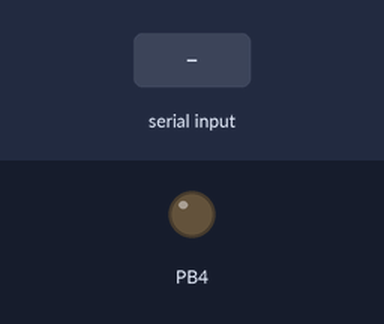
A program run on a simulated ATmega32, built with avr-gcc and emulated at 16 MHz. Parts: output pins drawn as LEDs (lit = HIGH). Inputs (shaded band) come from the test bench.

Above: at 1.2 s.
1.3 s: "1" received over Serial
At 2.1 s:
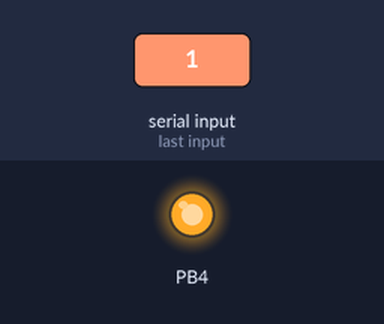
Timing chart, 0 to 4.3 s (numbered marks = the images above; inputs shaded):
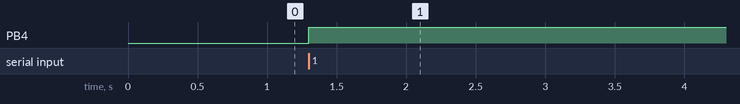

The program:

main.c
```c
/*
 * GccApplication1.c
 *
 * Created: 5/16/2021 1:50:04 PM
 * Author : ASAH2
 */

#include <avr/io.h>
#include "C:\Users\ASAH2\OneDrive\Desktop\AMIT Project\Asmaa Khaled + Toka Ashraf Project\GccApplication1\GccApplication1\APP\send to mcu\stmcu.h"
#include "C:\Users\ASAH2\OneDrive\Desktop\AMIT Project\Asmaa Khaled + Toka Ashraf Project\GccApplication1\GccApplication1\APP\read bluetooth\RB.h"


int main(void)
{

    while (1)
    {
		send_order();
    }
}
```

RB.c
```c
/*
 * SH.c
 *
 * Created: 5/16/2021 2:03:26 PM
 *  Author: ASAH2
 */
#include "RB.h"
/***************
*name :
       read bluetooth
*input :
       null
*output :
       data from bluetooth module
*description :
       function to read from bluetooth module
******************/

unsigned int  read_Bluetooth ()
{
	uint8_t  data;
	/*should read from UART*/
	UART_Init(9600);   /*enter baude rate*/
	data = UART_recieve_byte();

	/*DIO_INIT(DIO_DDRD,INPUT,0);
	DIO_Read_Bin(DIO_PIND,0,data);*/

	return data;

}
```

RB.h
```c
/*
 * SH.h
 *
 * Created: 5/16/2021 2:03:35 PM
 *  Author: ASAH2
 */


#ifndef SH_H_
#define SH_H_


#include "C:\Users\ASAH2\OneDrive\Desktop\AMIT Project\Asmaa Khaled + Toka Ashraf Project\GccApplication1\GccApplication1\MCAL\AVR_DIO_REG.h"
#include "C:\Users\ASAH2\OneDrive\Desktop\AMIT Project\Asmaa Khaled + Toka Ashraf Project\GccApplication1\GccApplication1\MCAL\DIO.h"
#include "C:\Users\ASAH2\OneDrive\Desktop\AMIT Project\Asmaa Khaled + Toka Ashraf Project\GccApplication1\GccApplication1\UTIL\util.h"
#include "C:\Users\ASAH2\OneDrive\Desktop\AMIT Project\Asmaa Khaled + Toka Ashraf Project\GccApplication1\GccApplication1\APP\send to mcu\stmcu.h"
#include "C:\Users\ASAH2\OneDrive\Desktop\AMIT Project\Asmaa Khaled + Toka Ashraf Project\GccApplication1\GccApplication1\MCAL\UART\uart.h"


unsigned int  read_Bluetooth ();

extern uint8_t data;

#endif /* SH_H_ */
```

stmcu.c
```c
/*
 * stmcu.c
 *
 * Created: 5/16/2021 3:33:34 PM
 *  Author: ASAH2
 */

#include "stmcu.h"


/***********
*name :
       send order
*input :
       null
*description:
       function to send data using spi
***********************/

void send_order()
{
	uint8_t order = read_Bluetooth ();
	spiMasterInit();
	spiTransmit(order);
}
```

stmcu.h
```c
/*
 * stmcu.h
 *
 * Created: 5/16/2021 3:33:46 PM
 *  Author: ASAH2
 */


#ifndef STMCU_H_
#define STMCU_H_

#include "C:\Users\ASAH2\OneDrive\Desktop\AMIT Project\Asmaa Khaled + Toka Ashraf Project\GccApplication1\GccApplication1\MCAL\AVR_DIO_REG.h"
#include "C:\Users\ASAH2\OneDrive\Desktop\AMIT Project\Asmaa Khaled + Toka Ashraf Project\GccApplication1\GccApplication1\MCAL\DIO.h"
#include "C:\Users\ASAH2\OneDrive\Desktop\AMIT Project\Asmaa Khaled + Toka Ashraf Project\GccApplication1\GccApplication1\UTIL\util.h"
#include "C:\Users\ASAH2\OneDrive\Desktop\AMIT Project\Asmaa Khaled + Toka Ashraf Project\GccApplication1\GccApplication1\APP\read bluetooth\RB.h"
#include "C:\Users\ASAH2\OneDrive\Desktop\AMIT Project\Asmaa Khaled + Toka Ashraf Project\GccApplication1\GccApplication1\MCAL\SPI\spi.h"


void send_order();


#endif /* STMCU_H_ */
```

util.h
```c
/*
 * util.h
 *
 * Created: 5/16/2021 2:16:42 PM
 *  Author: ASAH2
 */


#ifndef UTIL.H_H_
#define UTIL.H_H_


/*******HELPING MACROS:
******/

/*******SIT THE BIT
***********/
#define SET_BIT(BUF , NUM)  ((BUF) |= (1<<(NUM)))
/*******CLEAR IT
*********/
#define CLEAR_BIT(BUF , NUM) ((BUF) &=~ (1<<(NUM)))
/*********TOGGLE IT
********/
#define TOGG_BIT(BUF , NUM)  ((BUF) ^= (1<<(NUM)))


#endif /* UTIL.H_H_ */
```

AVR_DIO_REG.h
```c
/*
 * AVR_DIO_REG.h
 *
 * Created: 5/16/2021 2:21:19 PM
 *  Author: ASAH2
 */


#ifndef AVR_DIO_REG_H_
#define AVR_DIO_REG_H_

/*************Description:Add of AVR Registers*****************/


/*******PORT A REG:*********/
//DIRECTION
#define DIO_DDRA  (*((volatile unsigned char *)(0X3A)))

//DATA OUTPUT
#define DIO_PORTA (*((volatile unsigned char *)(0X3B)))

//DATA INPUT
#define DIO_PINA (*((volatile unsigned char *)(0X39)))

/*******PORT B REG:********/
//DIRECTION
#define DIO_DDRB  (*((volatile unsigned char *)(0X37)))

//DATA OUTPUT
#define DIO_PORTB  (*((volatile unsigned char *)(0X38)))

//DATA INOUT
#define DIO_PINB  (*((volatile unsigned char *)(0X36)))

/*******PORT C REG:*********/
//DIRECTION
#define DIO_DDRC  (*((volatile unsigned char *)(0X34)))

//DATA OUTPUT
#define DIO_PORTC (*((volatile unsigned char *)(0X35)))

//DATA INOUT
#define DIO_PINC  (*((volatile unsigned char *)(0X33)))

/*****PORT D REG********/
//DIRECTION
#define DIO_DDRD   (*((volatile unsigned char *)(0X31)))

//DATA OUTPUT
#define DIO_PORTD (*((volatile unsigned char *)(0X32)))

//DATA INPUT
#define DIO_PIND  (*((volatile unsigned char *)(0X30)))


#endif /* AVR_DIO_REG_H_ */
```

DIO.c
```c
/*
 * DIO.c
 *
 * Created: 5/16/2021 2:00:02 PM
 *  Author: ASAH2
 */

/*********************Description:
                           file have implementation of function to initialize input and output Device in
****************************/


//include dio file . h
#include "DIO.h"

#include <stdint.h>


/******************
* Name : initialize DIO direction reg ,
*Parameter :
			1- address of reg
			2- state of direction
			3-bin number
*Description :
			can use it do select the direction of bins , can be input or output.
********************/
extern void DIO_INIT(uint8_t  DirAdd , uint8_t Dir , uint8_t Bin)
{

	//if direction is input :
	if(Dir == INPUT)
	{
		//set as input
		SET_INPUT(DirAdd , Bin);
	}
	//if its output
    else
	{
		//set as output
	    SET_OUTPUT(DirAdd , Bin);
	}

}


/********************
*Name : DIO write function ,
*parameter :
		 1-address of port reg
		 2-number of bin
		 3-the value we need to out it
*Description :
			use it to write a value in DIO pins by using port reg.
*******/
extern void DIO_Wirte_Bin(uint8_t  PortAdd , uint8_t Bin , uint8_t Value)
{
	//if value is = one
	if (Value == 1)
	{
		//set bit , its mean sit by one
		SET_OUTPUT(PortAdd , Bin);
	}
	//if its zero
	else
	{
		//clear bit , its mean clear to be zero
		CLEAR_BIT(PortAdd , Bin);
	}
}


/*********************
*Name :         DIO read function
*parameter :
			1-address of pin reg
			2-number of bin
		    3-address of variable who we save value in it
*Description :
		    use it to read a value from pins reg.

*************/
extern void DIO_Read_Bin(uint8_t PinAdd , uint8_t Bin , uint8_t *Value)
{

	 //to read analog data from 0 to ~ 255
	//*Value=(PinAdd&(1<<Bin));

	//or

	//to read digital data , can be 0 or 1
	*Value = (PinAdd&(1<<Bin))?1:0;

}
```

DIO.h
```c
/*
 * DIO.h
 *
 * Created: 5/16/2021 2:01:23 PM
 *  Author: ASAH2
 */


#ifndef DIO_H_
#define DIO_H_
/*********************Description:
          Prototypes and macros to initialize  input and output Device in
				 **************************/


/****
********Includes******
***********************/
#include "C:\Users\ASAH2\OneDrive\Desktop\AMIT Project\Asmaa Khaled + Toka Ashraf Project\GccApplication1\GccApplication1\UTIL\util.h"
#include <inttypes.h>


/*********
******Macros******
***********************/
//clear bit to use it as input
#define SET_INPUT(ADD , BIN)  CLEAR_BIT(ADD,BIN)

//set bit to use as output
#define SET_OUTPUT(ADD ,BIN)  SET_BIT(ADD,BIN)

//statues :
#define INPUT 1
#define OUTPUT 0

/**********
******Prototypes*****
********************/

/*******************
*Name : initialize DIO direction reg ,
*Parameter :
			1- address of reg
			2- state of direction
			3-bin number
*Description :
			can use it do select the direction of bins , can be input or output.
********************/

extern void DIO_INIT(uint8_t  DirAdd , uint8_t Dir, uint8_t Bin);


/********************
*Name : DIO write function ,
*parameter :
			1-address of port reg
			2-number of bin
			3-the value we need to out it
*Description :
			use it to write a value in dio pins by using port reg.
*******/
extern void DIO_Wirte_Bin(uint8_t  PortAdd , uint8_t Bin , uint8_t Value);


/*********************
*Name : DIO read function ,
*parameter :
			1-address of pin reg
		    2-number of bin
			3-address of variable who we save value in it
*Description :
			use it to read a value from pins reg.

*************/
extern void DIO_Read_Bin(uint8_t  PinAdd , uint8_t Bin ,uint8_t *Value);


#endif /* DIO_H_ */
```

spi.c
```c
/*
 * spi.c
 *
 * Created: 5/16/2021 2:33:59 PM
 *  Author: ASAH2
 */

#include "spi.h"
#include <avr/io.h>
#include <util/delay.h>
#include <stdint.h>
/***********
*Name :
        spi master init
*input :
         null
*description :
        initialize  spi as master
***************/
void spiMasterInit()
{
	DDRB|=(1<<4)|(1<<5)|(1<<7);
	SPCR|=(1<<MSTR)|(1<<SPE);
}

/***********
*Name :
        spi slave init
*input :
         null
*description :
        initialize  spi as slave
***************/
void spiSlaveInit()
{
	DDRB|=(1<<6);
	SPCR|=(1<<SPE);
}


/***********
*Name :
        spi transmit
*input :
         data
*description :
        spi transmitter
***************/
void spiTransmit(unsigned char data)
{
	SPDR = data;
	PORTB&=~(1<<4);
	while(!(SPSR&(1<<SPIF)));
	PORTB|=(1<<4);
}

/***********
*Name :
        spi reciever
*input :
         null
*description :
        spi reciever
***************/
unsigned char spiRcieve()
{
	while(!(SPSR&(1<<SPIF)));
	return SPDR;
}
```

spi.h
```c
/*
 * spi.h
 *
 * Created: 5/16/2021 2:33:46 PM
 *  Author: ASAH2
 */


#ifndef SPI_H_
#define SPI_H_

void spiMasterInit();
void spiSlaveInit();
void spiTransmit(unsigned char data);
unsigned char spiRcieve();


#endif /* SPI_H_ */
```

uart.c
```c
/*
 * uart.c
 *
 * Created: 5/18/2021 11:48:04 AM
 *  Author: ASAH2
 */

#define F_CPU 16000000UL
#include <inttypes.h>
#include <avr/io.h>
#include "uart.h"

void UART_Init(unsigned long  BaudRate)
{
	unsigned long long value;
	unsigned long long Baud_Divider = 16*(unsigned long long)BaudRate ;
	value =  (F_CPU/Baud_Divider) -1;
	UBRRH = (unsigned char)((value)>>8);
	UBRRL = (unsigned char)value;
	UCSRB=(1<<RXEN)|(1<<TXEN);
	UCSRC=(1<<URSEL)|(1<<UCSZ0)|(1<<UCSZ1);

}

void UART_send_byte( char byte)
{
	while(!(UCSRA &(1<<UDRE))); // while shift register flag != 1 (not empty))
	UDR=byte;

}

void UART_send_string(char *ptr)
{
	int i=0;

	while(ptr[i] != '\0')
	{
		UART_send_byte(ptr[i]);
		i++;
	}
	UART_send_byte(ptr[i]);
}

char  UART_recieve_byte(void)
{
	while((UCSRA & (1<<RXC)) ==0);
	return UDR ;
}
void  UART_recieve_string(char * ptr)
{
	int i=0;
	ptr[i]=UART_recieve_byte();
	while(ptr[i] !='\0')
	{
		i++;
		ptr[i]=UART_recieve_byte();

	}
	ptr[i]='\0';


}
```

uart.h
```c
/*
 * uart.h
 *
 * Created: 5/18/2021 11:48:20 AM
 *  Author: ASAH2
 */


#ifndef UART_H_
#define UART_H_
#include <inttypes.h>
#include <avr/io.h>

void UART_Init(unsigned long BaudRate);
void UART_send_byte(char byte);
void UART_send_string( char *ptr);
char  UART_recieve_byte(void);
void  UART_recieve_string(char * ptr);


#endif /* UART_H_ */
```

Measured:
- after the input at 1.3 s, PB4: LOW → HIGH at once
